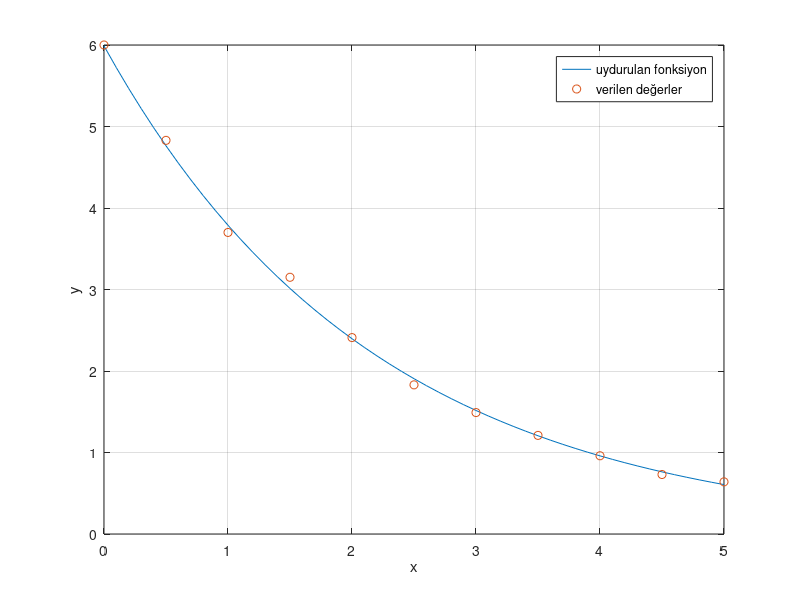

Write MATLAB code to recreate this figure.
clear all;clc;close all;
x=[0:0.5:5];
y=[6 4.83 3.7 3.15 2.41 1.83 1.49 1.21 0.96 0.73 0.64];
p=polyfit(x,log(y),1);
m=p(1);
b=exp(p(2));
xp=[0:0.1:5];
yp=b*exp(m*xp);
plot(xp,yp,x,y,'o')
grid
xlabel('x')
ylabel('y')
legend('uydurulan fonksiyon','verilen değerler')